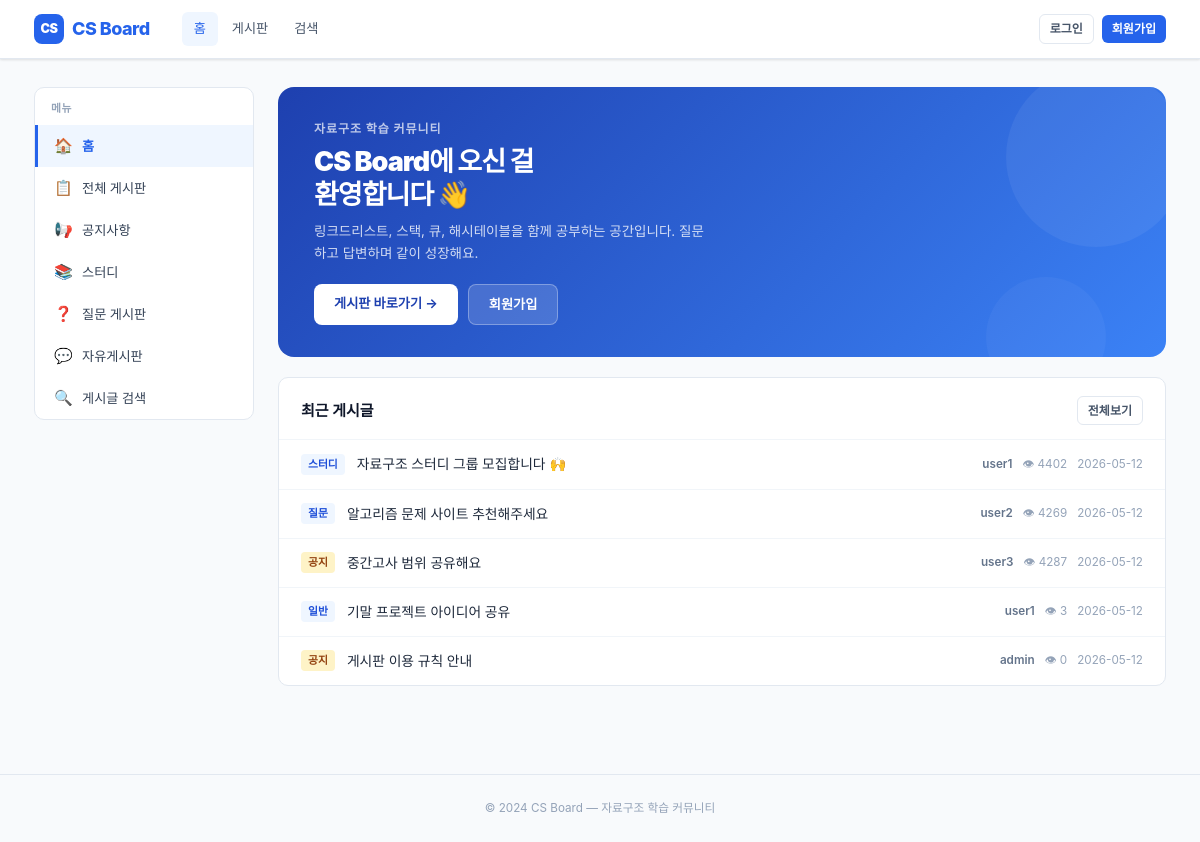
The page / on the database its author committed.
### tables this page shows
CREATE TABLE posts (
        id INTEGER PRIMARY KEY AUTOINCREMENT,
        title TEXT NOT NULL,
        content TEXT NOT NULL,
        author TEXT NOT NULL,
        category TEXT DEFAULT '일반',
        views INTEGER DEFAULT 0,
        created_at TIMESTAMP DEFAULT CURRENT_TIMESTAMP
    );

### app.py (the view)
@app.route('/')
def index():
    db = get_db()
    posts = db.execute(
        "SELECT * FROM posts ORDER BY created_at DESC LIMIT 6"
    ).fetchall()
    points = None
    if session.get('username'):
        row = db.execute("SELECT points FROM users WHERE username=?",
                         (session['username'],)).fetchone()
        if row:
            points = row['points']
    return render_template('index.html', posts=posts,
                           user=session.get('username'),
                           is_admin=session.get('is_admin'),
                           points=points)

### app.py (called while the page is built)
def get_db():
    db = getattr(g, '_database', None)
    if db is None:
        db = g._database = sqlite3.connect(DATABASE)
        db.row_factory = sqlite3.Row
    return db

@app.teardown_appcontext
def close_connection(exception):
    db = getattr(g, '_database', None)
    if db is not None:
        db.close()

### templates/index.html (shortened to what this page needs)
{% extends "base.html" %}
{% block body %}
<div class="layout">
  <aside class="sidebar">
    <div class="sidebar-section">
      <div class="sidebar-title">메뉴</div>
      <nav class="sidebar-nav">
        <a href="/" class="active"><span class="icon">🏠</span> 홈</a>
        <a href="/board"><span class="icon">📋</span> 전체 게시판</a>
        <a href="/board?category=공지"><span class="icon">📢</span> 공지사항</a>
        <a href="/board?category=스터디"><span class="icon">📚</span> 스터디</a>
        <a href="/board?category=질문"><span class="icon">❓</span> 질문 게시판</a>
        <a href="/board?category=일반"><span class="icon">💬</span> 자유게시판</a>
        <a href="/search"><span class="icon">🔍</span> 게시글 검색</a>
      </nav>
    </div>
  </aside>
  <main>
    <div style="background: linear-gradient(135deg, #1e40af 0%, #3b82f6 100%);
                border-radius: var(--radius-lg); padding: 32px 36px;
                margin-bottom: 20px; color: #fff; position: relative; overflow: hidden;">
      <div style="position:absolute;top:-20px;right:-20px;width:180px;height:180px;
                  background:rgba(255,255,255,.06);border-radius:50%;"></div>
      <div style="position:absolute;bottom:-40px;right:60px;width:120px;height:120px;
                  background:rgba(255,255,255,.04);border-radius:50%;"></div>
      <div style="font-size:.8rem;font-weight:700;letter-spacing:.08em;
                  text-transform:uppercase;opacity:.7;margin-bottom:8px;">
        자료구조 학습 커뮤니티
      </div>
      <h1 style="font-size:1.8rem;font-weight:900;letter-spacing:-1px;
                 line-height:1.2;margin-bottom:10px;">
        CS Board에 오신 걸<br>환영합니다 👋
      </h1>
      <p style="opacity:.8;font-size:.9rem;max-width:400px;line-height:1.6;">
        링크드리스트, 스택, 큐, 해시테이블을 함께 공부하는 공간입니다.
        질문하고 답변하며 같이 성장해요.
      </p>
      <div style="margin-top:20px;display:flex;gap:10px;">
        <a href="/board" style="background:#fff;color:#1e40af;padding:9px 20px;
           border-radius:8px;font-weight:700;font-size:.88rem;display:inline-block;">
          게시판 바로가기 →
        </a>
        {% if not user %}
        <a href="/register" style="background:rgba(255,255,255,.15);color:#fff;
           padding:9px 20px;border-radius:8px;font-weight:600;font-size:.88rem;
           display:inline-block;border:1px solid rgba(255,255,255,.3);">
          회원가입
        </a>
        {% endif %}
      </div>
    </div>
    <div class="card">
      <div class="card-header">
        <span class="card-title">최근 게시글</span>
        <a href="/board" class="btn btn-ghost btn-sm">전체보기</a>
      </div>
      <ul class="post-list">
        {% for post in posts %}
        <li class="post-item">
          <span class="post-category {% if post.category == '공지' %}notice{% endif %}">
            {{ post.category }}
          </span>
          <a href="/post/{{ post.id }}" class="post-title-link">{{ post.title }}</a>
          <span class="post-meta">
            <span class="post-author">{{ post.author }}</span>
            <span>👁 {{ post.views }}</span>
            <span>{{ post.created_at[:10] }}</span>
          </span>
        </li>
        {% else %}
        <li style="padding:30px;text-align:center;color:var(--slate-400);font-size:.9rem;">
          등록된 게시글이 없습니다.
        </li>
        {% endfor %}
      </ul>
    </div>
  </main>
</div>
{% endblock %}

### templates/base.html (shortened to what this page needs)
<!DOCTYPE html>
<html lang="ko">
<head>
</head>
<body>
<header class="header">
  <div class="header-inner">
    <a href="/" class="logo">
      <div class="logo-icon">CS</div>
      CS Board
    </a>
    <nav class="header-nav">
      <a href="/" {% if request.path == '/' %}class="active"{% endif %}>홈</a>
      <a href="/board" {% if request.path.startswith('/board') %}class="active"{% endif %}>게시판</a>
      <a href="/search" {% if request.path == '/search' %}class="active"{% endif %}>검색</a>
    </nav>
    <div class="header-right">
      {% if user %}
        {% if points is not none %}
        <span class="badge-point">✦ {{ points }}pt</span>
        {% endif %}
        <a href="/profile" class="btn btn-ghost btn-sm">{{ user }}</a>
        {% if is_admin %}<a href="/admin" class="btn btn-ghost btn-sm">관리자</a>{% endif %}
        <a href="/logout" class="btn btn-ghost btn-sm">로그아웃</a>
      {% else %}
        <a href="/login" class="btn btn-ghost btn-sm">로그인</a>
        <a href="/register" class="btn btn-primary btn-sm">회원가입</a>
      {% endif %}
    </div>
  </div>
</header>
{% block body %}{% endblock %}
<footer class="footer">
  © 2024 CS Board — 자료구조 학습 커뮤니티
</footer>
</body>
</html>

### rows shown on the page
posts: category "스터디", title "자료구조 스터디 그룹 모집합니다 🙌", author "user1", views "4402", created_at "2026-05-12"
posts: category "질문", title "알고리즘 문제 사이트 추천해주세요", author "user2", views "4269", created_at "2026-05-12"
posts: category "공지", title "중간고사 범위 공유해요", author "user3", views "4287", created_at "2026-05-12"
posts: category "일반", title "기말 프로젝트 아이디어 공유", author "user1", views "3", created_at "2026-05-12"
posts: category "공지", title "게시판 이용 규칙 안내", author "admin", views "0", created_at "2026-05-12"
